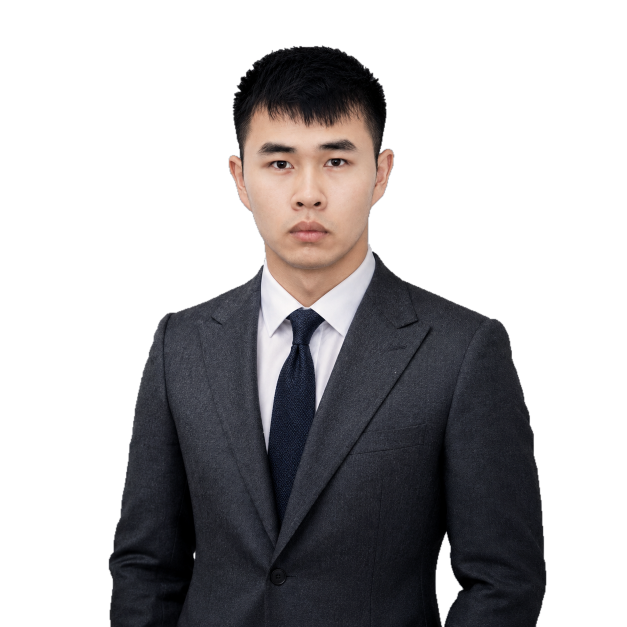
#> input picture Achieve/Anthropic/output/team-portrait/refined-cutouts/DWD.png, 1254 x 1254 px, given in place of exec-36edec1f-e662-4c9e-a82d-b61a62df2ece.png, which was not available (shown at 1/2 size)
$ python final_layers.py
#> lines starting #> are read from the running program, lines starting #| are printed output that depends on the picture; pictures that were not available may be replaced by others from this repository, and a replacement may not be noted
from pathlib import Path
from PIL import Image,ImageFilter
import io,json,zipfile,xml.etree.ElementTree as ET
import numpy as np
P=Path(__file__).parent; B=Path(r'C:\Users\22673\.codex\generated_images\01a07900-7a8c-7c81-af8a-8006f8ab8a9c')
W,H=1000,1250
scene=Image.open(B/'exec-36edec1f-e662-4c9e-a82d-b61a62df2ece.png').convert('RGBA').resize((W,H),Image.Resampling.LANCZOS)
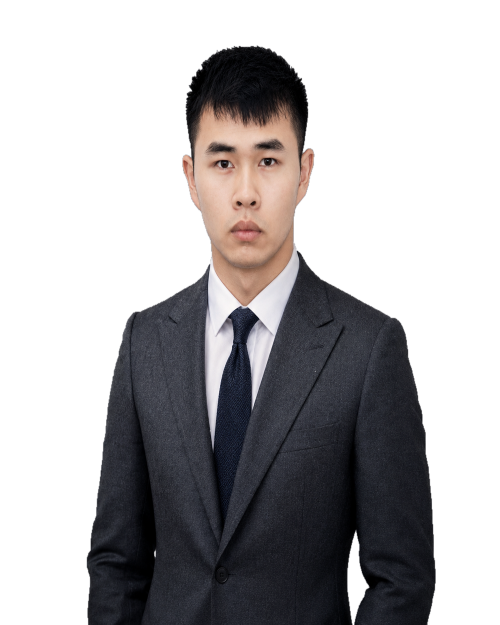
#> scene: PIL image 1000x1250 RGBA (shown at 1/2 size); mean R, G, B, A 27.6, 25.8, 27.3, 106.1; transparent parts drawn white
layers=[('Room, chair and lower clothing - repaired',scene,0,0)]
specs=[('LQF',.327,-51,193),('JS',.329,749,229),('WZH',.371,236,231),('DWD',.375,495,230),('LJT',.390,80,262),('mentor',.64,310,553)]
for name,s,x,y in specs:
    im=Image.open(P/'refined-cutouts'/(name+'.png')).convert('RGBA')
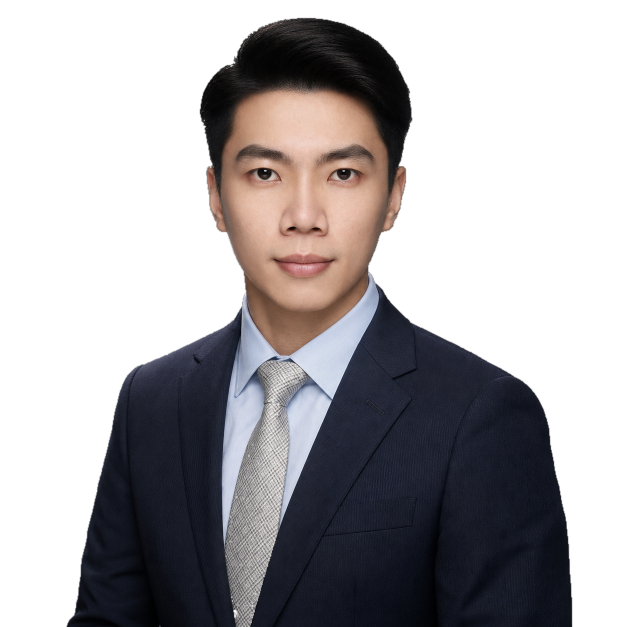
#> input picture Achieve/Anthropic/output/team-portrait/refined-cutouts/LQF.png, 1254 x 1254 px (shown at 1/2 size)
#> im is the input picture: PIL image 1254x1254 RGBA; mean R, G, B, A 89.6, 87, 90.3, 118.6
    size=(round(im.width*s),round(im.height*s))
#> size = (410, 410)
    im=im.resize(size,Image.Resampling.LANCZOS)
#> im: PIL image 410x410 RGBA
    a=im.getchannel('A')
    if name!='mentor':
        # Only the lower jacket seam is softened; faces remain opaque source pixels.
        for yy in range(im.height-45,im.height):
            f=(im.height-1-yy)/45
            for xx in range(im.width):
                a.putpixel((xx,yy),round(a.getpixel((xx,yy))*f))
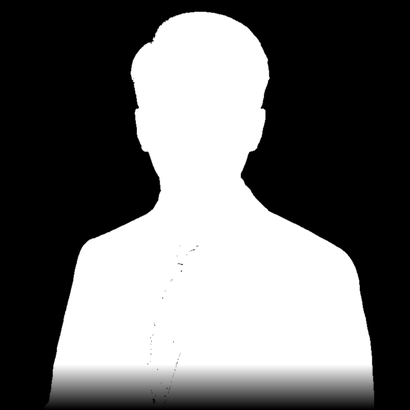
#> a: PIL image 410x410 L; min 0, max 255, mean 107.2
    im.putalpha(a)
    layers.append((name+' - source portrait, tonal correction, no facial warp',im,x-43,y-120))
#> pass 2 of the loop `for name,s,x,y in specs:`:
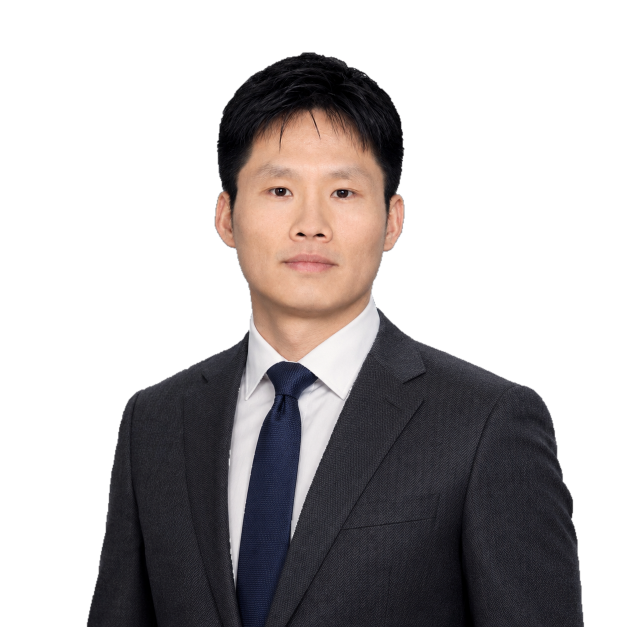
#> input picture Achieve/Anthropic/output/team-portrait/refined-cutouts/JS.png, 1254 x 1254 px (shown at 1/2 size)
#> im is the input picture: PIL image 1254x1254 RGBA; mean R, G, B, A 96.1, 91.3, 93.7, 108.6
#> after the loop `for yy in range(im.height-45,im.height):`:
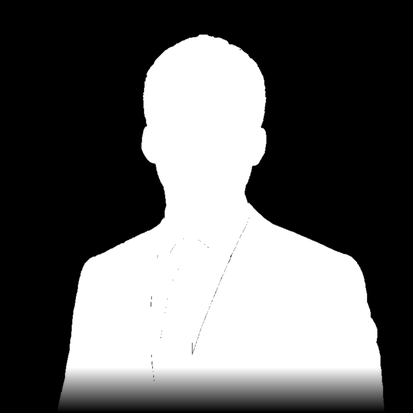
#> a: PIL image 413x413 L; min 0, max 255, mean 97.5
#> `im.putalpha(a)`:
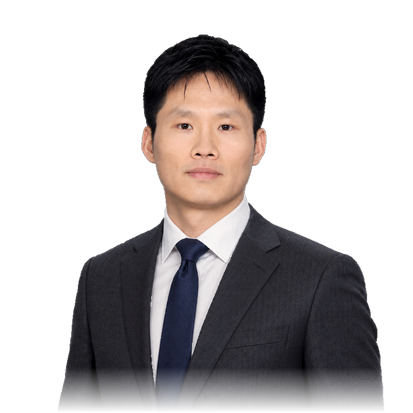
#> im: PIL image 413x413 RGBA; mean R, G, B, A 35.5, 31.4, 32, 97.5; transparent parts drawn white
result=Image.new('RGBA',(W,H))
#> result: PIL image 1000x1250 RGBA; every value is 0
for name,im,x,y in layers:
    result.alpha_composite(im,(x,y))
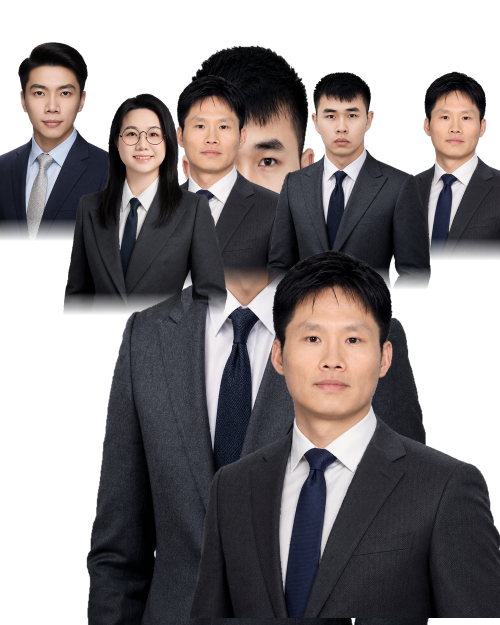
#> result: PIL image 1000x1250 RGBA (shown at 1/2 size); mean R, G, B, A 52.4, 47.5, 48.9, 168.1; transparent parts drawn white
face_boxes={'LQF':(465,200,750,520),'JS':(490,300,775,575),'WZH':(550,255,779,451),'DWD':(490,265,765,509),'LJT':(521,241,758,494),'mentor':(285,200,428,367)}
checks=[]
proof=Image.new('RGB',(900,440),(60,60,60))
#> proof: PIL image 900x440 RGB; every value is 60
for (name,s,_,_),(label,im,x,y) in zip(specs,layers[1:]):
    box=tuple(round(v*s) for v in face_boxes[name])
    crop=im.crop(box)
    actual=result.crop((x+box[0],y+box[1],x+box[2],y+box[3]))
    delta=np.abs(np.asarray(crop.convert('RGB')).astype(int)-np.asarray(actual.convert('RGB')).astype(int))
    opaque=np.array(crop.getchannel('A'))==255
#> (the run stopped early here; a loop or call above may not have finished)
